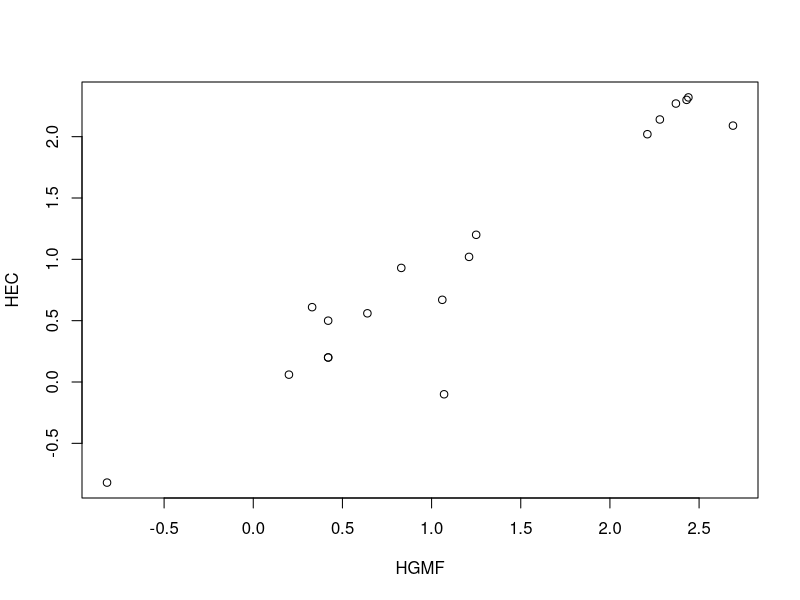
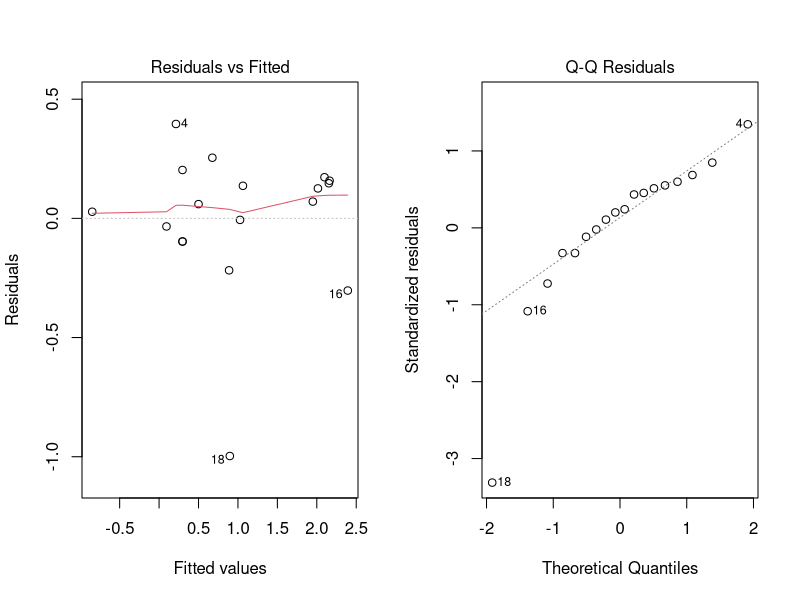
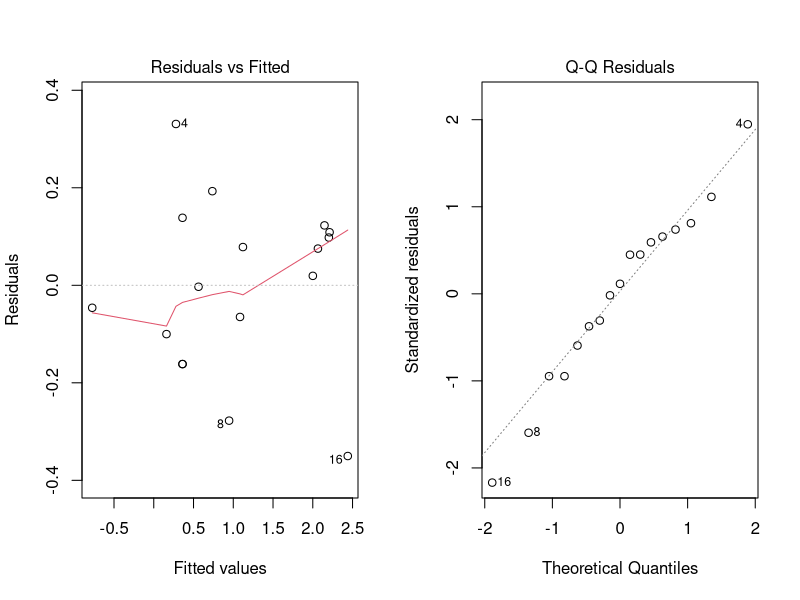

Here is the R script that generated these plots, in order: (Note: this script raises an error after producing the figures.)
## Linear Regression
##The aim was to evaluate the agreement between HEC
##(in log10 CFU/ml) and a more complex test HGMF (in log10 CFU/ml). Portions of beef were contaminated
##with E. Coli and then each piece was tested by both methods. Data is contained in the file ecoli.txt
##Fetching the Data Ecoli.txt
ecoli =read.table("Data/ecoli.txt", header =TRUE)

#Inspecting Scatterplot
plot(HEC ~ HGMF, data=ecoli)

#Fit a model with HEC as response
ecoli.lm=lm(HEC ~ HGMF, data =ecoli)

#Checking assumptions from the model
par(mfrow =c(1,2))
plot(ecoli.lm, which=1:2)

#identify the outlier
cleanEcoli =ecoli[-18, ]

#refiting the Model + get CI & Prediction intervals
better.ecoli.lm= lm(HEC ~ HGMF, data =cleanEcoli)
summary(better.ecoli.lm)

par(mfrow =c(1,2))
plot(better.ecoli.lm, which=1:2)

#Assumption Satisfied
#Confidence intervals
hgmfgrid =seq(from=-1, to =3, by=0.5)
hgmfgrid
HGMFdat =data.frame(HGMF =hgmfgrid)
HGMFdat

#predictions
predvals = predict.lm(better.ecloi.lm, newdata = HGMFdat, interval = 'prediction')
predvals
confvals = predict.lm(better.ecloi.lm, newdata = HGMFdat, interval = 'confidence')
predvals

ind =which(hgmfgrid ==1)
ind
           predband1= predvals[ind,2:3]
           predband1
           confband1= confvals[ind,2:3]
           confband1
#-------------------------------------------------------------------------------
        #constructing 95% CI for Slope
qt(0.025, 15, lower.tail =FALSE)    #15 is df

#Using this confidence interval test the hypothesis that the slope is 1

           
#cleanEcoli is the R object that contains the data without the outlier.
           x = cleanEcoli$HGMF
           xbar = mean(x)
           n = length(x)
           Sxx = (n - 1) * var(x)
           c(n, xbar, Sxx)

           
